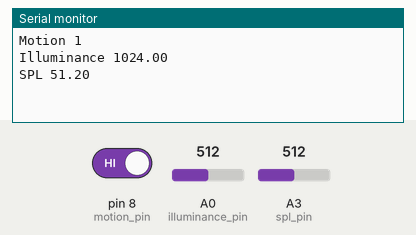
This sketch was run on a simulated Arduino Uno, built with avr-gcc and run on an emulated ATmega328P. Shown: the last lines printed to the serial monitor. The test bench sets the inputs (shaded band); at power-on: A0 (illuminance_pin) = 512, A3 (spl_pin) = 512, pin 8 (motion_pin) HIGH.

Above: at 1.2 s.
1.3 s: A0 (illuminance_pin) set to 716
At 2.1 s:
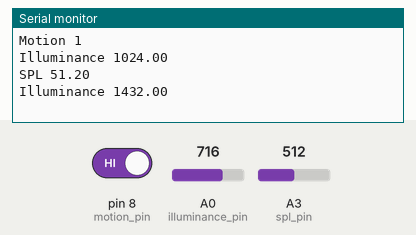
2.8 s: A3 (spl_pin) set to 716
At 3.2 s:
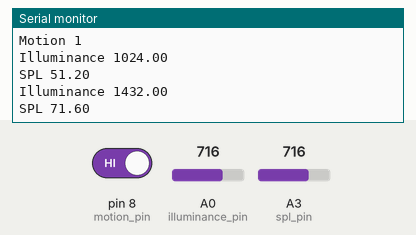
4.3 s: pin 8 (motion_pin) driven LOW
At 5.5 s:
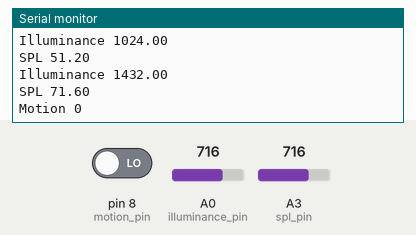
5.8 s: A0 (illuminance_pin) set to 900
At 6.6 s:
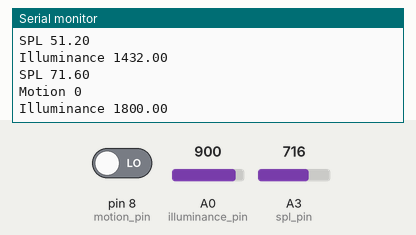
7.3 s: A3 (spl_pin) set to 900
At 7.8 s:
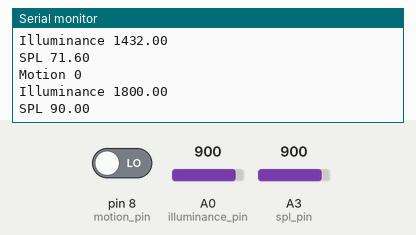

The sketch:

plugfest-demo-sensor.ino
```cpp
/*
WoT Plugfest Arduino Sensors demo
 */

// sampling interval parameters
unsigned long starttime;
unsigned long sampletime = 200;

int spl_pin = A3;
int illuminance_pin = A0;
int motion_pin = 8;
int illuminance, motion, spl, last_illuminance, last_motion, last_spl = 0;
int illuminance_step = 20;
int spl_step = 100;
float illuminance_scale = 2;
float spl_scale = 0.1;

void setup() {
  Serial.begin(9600);

// interval start time
  starttime = millis();//get the current time;

// Pin modes
  pinMode(motion_pin,INPUT);
  pinMode(spl_pin,INPUT);
  pinMode(illuminance_pin,INPUT);
}

void loop() {

// check for end of sample interval
  if ((millis()-starttime) >= sampletime)
  {

// read current sensor state from pins
    motion = digitalRead(motion_pin);
    illuminance = analogRead(illuminance_pin);
    spl = analogRead(spl_pin);

// only report changes >= step
    if (motion != last_motion)
    {
      Serial.print("Motion ");
      Serial.print(motion);
      Serial.println(" ");
      last_motion = motion;
    }

    if ( (illuminance > last_illuminance + illuminance_step) || (illuminance < last_illuminance - illuminance_step) )
    {
      Serial.print("Illuminance ");
      Serial.print(float(illuminance*illuminance_scale));
      Serial.println(" ");
      last_illuminance = illuminance;
    }

    if ( (spl > last_spl + spl_step) || (spl < last_spl - spl_step) )
    {
      Serial.print("SPL ");
      Serial.print( float(spl*spl_scale));
      Serial.println(" ");
      last_spl = spl;
    }
    starttime = millis();
  }
}
```

Measured:
- after the input at 1.3 s, the serial monitor: prints a new line after 0.10 s (image 1)
- after the input at 2.8 s, the serial monitor: prints a new line at once (image 2)
- after the input at 4.3 s, the serial monitor: prints a new line after 0.10 s (image 3)
- after the input at 5.8 s, the serial monitor: prints a new line at once (image 4)
- after the input at 7.3 s, the serial monitor: prints a new line after 0.10 s (image 5)
